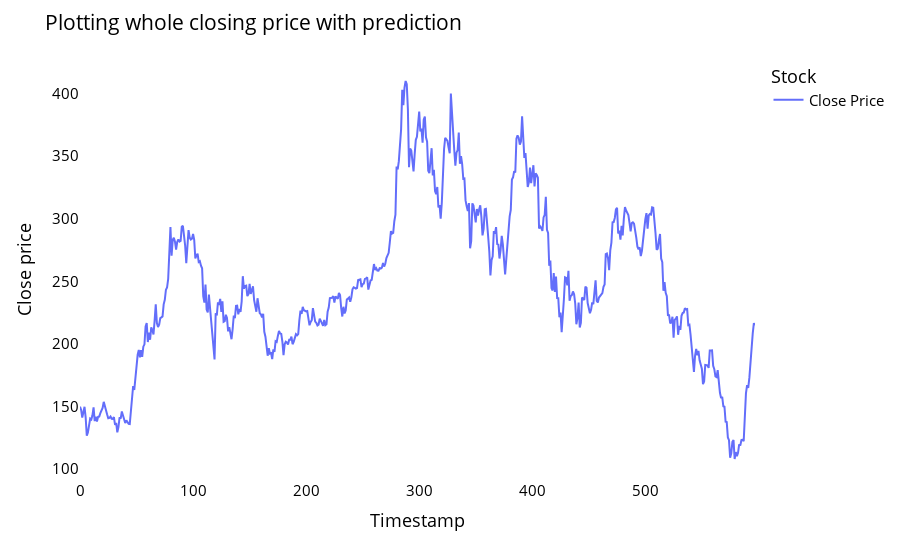

The notebook cell this image was saved under:
### Code cell
my_model=closedf.tolist()
my_model.extend((np.array(lst_output).reshape(-1,1)).tolist())
my_model=scaler.inverse_transform(my_model).reshape(1,-1).tolist()[0]

names = cycle(['Close Price'])

fig = px.line(my_model,labels={'value': 'Close price','index': 'Timestamp'})
fig.update_layout(title_text='Plotting whole closing price with prediction',
                  plot_bgcolor='white', font_size=15, font_color='black',legend_title_text='Stock')
fig.for_each_trace(lambda t:  t.update(name = next(names)))
fig.update_xaxes(showgrid=False)
fig.update_yaxes(showgrid=False)
fig.show()

### Figure 1 — Plotly figure (JSON) as saved in the notebook; plotly's stock layout.template omitted (floating-point values rounded to 4 significant figures; data arrays with more than 128 entries replaced by an {"elided": "..."} marker saying what was removed)
{"data": [{"hovertemplate": "variable=0<br>Timestamp=%{x}<br>Close price=%{y}<extra></extra>", "legendgroup": "0", "line": {"color": "#636efa", "dash": "solid"}, "marker": {"symbol": "circle"}, "mode": "lines", "name": "Close Price", "orientation": "v", "showlegend": true, "type": "scatter", "x": {"elided": "598 int values"}, "xaxis": "x", "y": {"elided": "598 float values"}, "yaxis": "y"}], "layout": {"font": {"color": "black", "size": 15}, "legend": {"title": {"text": "Stock"}, "tracegroupgap": 0}, "margin": {"t": 60}, "plot_bgcolor": "white", "title": {"text": "Plotting whole closing price with prediction"}, "xaxis": {"anchor": "y", "domain": [0, 1], "showgrid": false, "title": {"text": "Timestamp"}}, "yaxis": {"anchor": "x", "domain": [0, 1], "showgrid": false, "title": {"text": "Close price"}}}}
